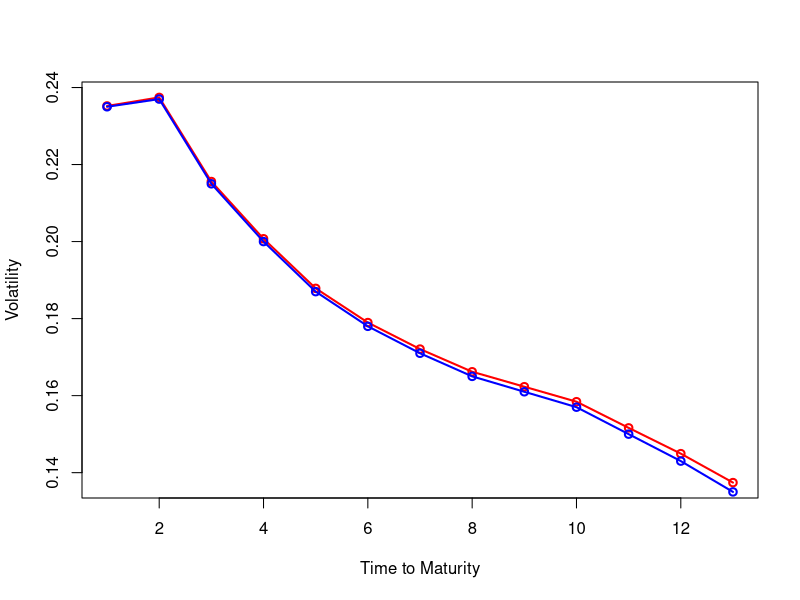

R code for this plot:
# clear variables and close windows
rm(list = ls(all = TRUE))
graphics.off()

# load data
cap = read.table("cap.txt")

# rescale
cap = cap/100

# parameters (a, b, c, d) of time-homogeneous component of the volatility function for LIBOR caplets observed on 20020813
a     = 0.0017
b     = 1.238157
c     = 0.001
d     = 6.7578
ti    = cap[, 1]
sig_b = cap[, 2]

h2 = -1/4 * (-2 * a^2 * c^2 - 2 * a * b * c - 8 * a * d * c^2 - b^2 - 8 * b * 
    d * c + 2 * exp(-c * ti)^2 * a^2 * c^2 + 4 * a * b * exp(-c * ti)^2 * c^2 * 
    ti + 2 * a * b * exp(-c * ti)^2 * c + 8 * exp(-c * ti) * a * d * c^2 + 
    2 * b^2 * exp(-c * ti)^2 * c^2 * ti^2 + 2 * b^2 * exp(-c * ti)^2 * c * 
    ti + b^2 * exp(-c * ti)^2 + 8 * b * d * exp(-c * ti) * c^2 * ti + 8 * b * 
    d * exp(-c * ti) * c - 4 * d^2 * c^3 * ti)/c^3
g  = ((sig_b^2) * ti)/h2
k  = sqrt(g)
h1 = k * ((a + b * ti) * exp(-c * ti) + d)

# Plot
plot(h1, col = "red", type = "o", lwd = 2, xlab = "Time to Maturity", ylab = "Volatility")
lines(sig_b, col = "blue", lwd = 2)
points(sig_b, col = "blue", lwd = 2) 